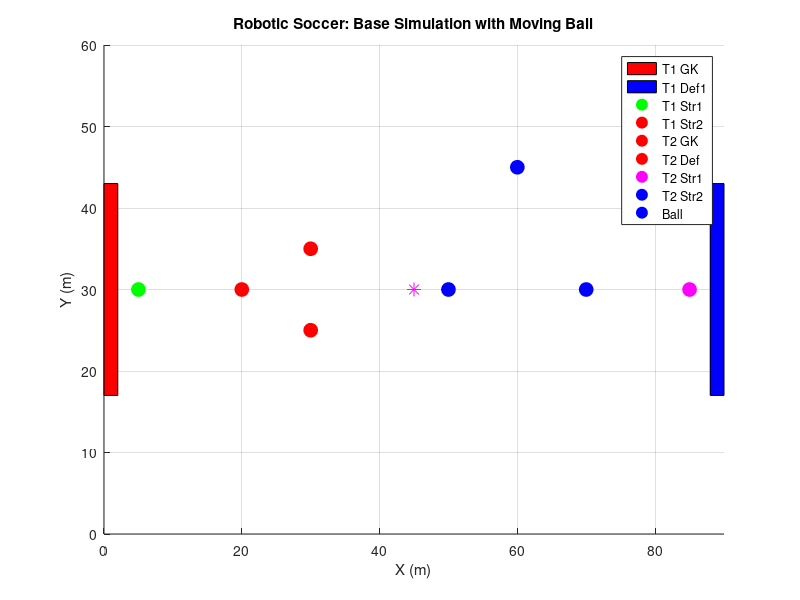

This chart was generated by the following MATLAB code: (Note: this script raises an error after producing the figure.)
% Base 2D Robotic Soccer Simulation with Ball Physics (Ball Starts Moving)
clear; clc; close all;

% Field dimensions (meters*10)
fieldLength = 90;
fieldWidth = 60;
goalWidth = 26;

% Robot properties
robotRadius = 3;
ballRadius = 0.7;
robotSpeed = 2; % decimeter/step

% Ball properties
ballVel = [randn()*2, randn()*2]; % Initial random velocity (small drift)
ballAccel = [0, 0]; % Acceleration
friction = 0.98; % Velocity decay per step
kickSpeed = 2; % Speed when kicked (previous 10)
dribble = 0.5;

%% Initial positions (x, y)
gkPos = [5, fieldWidth/2];
def1Pos = [20, fieldWidth/2];
str1Pos = [30, 25];
str2Pos = [30, 35];

% Team 2
T2_gkPos = [85, fieldWidth/2];
T2_defPos = [70, fieldWidth/2];
T2_str1Pos = [50, 30];
T2_str2Pos = [60, 45];
ballPos = [45, 30];
%%


% Simulation parameters
numSteps = 200;
dt = 0.1;

% Figure setup
figure;
axis([0 fieldLength 0 fieldWidth]);
hold on;
title('Robotic Soccer: Base Simulation with Moving Ball');
xlabel('X (m)'); ylabel('Y (m)');
grid on;

% Draw goals
rectangle('Position', [0, fieldWidth/2 - goalWidth/2, 2, goalWidth], 'FaceColor', 'red');
rectangle('Position', [fieldLength-2, fieldWidth/2 - goalWidth/2, 2, goalWidth], 'FaceColor', 'blue');

% Plot initial positions (robots first, ball last for visibility)
gkPlot = plot(gkPos(1), gkPos(2), 'go', 'MarkerSize', 10, 'MarkerFaceColor', 'green');
def1Plot = plot(def1Pos(1), def1Pos(2), 'ro', 'MarkerSize', 10, 'MarkerFaceColor', 'red');
str1Plot = plot(str1Pos(1), str1Pos(2), 'ro', 'MarkerSize', 10, 'MarkerFaceColor', 'red');
str2Plot = plot(str2Pos(1), str2Pos(2), 'ro', 'MarkerSize', 10, 'MarkerFaceColor', 'red');

T2_gkPlot = plot(T2_gkPos(1), T2_gkPos(2), 'o', 'MarkerSize', 10, 'MarkerEdgeColor', 'magenta', 'MarkerFaceColor', 'magenta');
T2_defPlot = plot(T2_defPos(1), T2_defPos(2), 'o', 'MarkerSize', 10, 'MarkerEdgeColor', 'blue', 'MarkerFaceColor', 'blue');
T2_str1Plot = plot(T2_str1Pos(1), T2_str1Pos(2), 'o', 'MarkerSize', 10, 'MarkerEdgeColor', 'blue', 'MarkerFaceColor', 'blue');
T2_str2Plot = plot(T2_str2Pos(1), T2_str2Pos(2), 'o', 'MarkerSize', 10, 'MarkerEdgeColor', 'blue', 'MarkerFaceColor', 'blue');

ballPlot = plot(ballPos(1), ballPos(2), 'm*', 'MarkerSize', 10, 'MarkerFaceColor', 'm'); % Purple star

% legend for clarity
legend('T1 GK', 'T1 Def1', 'T1 Str1', 'T1 Str2', ...
       'T2 GK', 'T2 Def', 'T2 Str1', 'T2 Str2', 'Ball');

% Simulation loop
for t = 1:numSteps
    % Update ball physics (now with initial movement)
    ballVel = ballVel * friction; % Apply friction
    ballPos = ballPos + ballVel * dt;
    ballPos = max([0,0], min([fieldLength, fieldWidth], ballPos)); % Keep on field
    
    % Debug: Print ball position
    fprintf('Step %d: Ball at (%.2f, %.2f), Vel (%.2f, %.2f)\n', t, ballPos(1), ballPos(2), ballVel(1), ballVel(2));
    
    %% Check for kicks (closest robot within 2m kicks)
    % Create two lists of ALL robot positions
    
    team1_Pos = [gkPos; def1Pos; str1Pos; str2Pos];
    team2_Pos = [T2_gkPos; T2_defPos; T2_str1Pos; T2_str2Pos]; %Team 2 Positions

    T1_dist = vecnorm(team1_Pos - ballPos, 2, 2);
    [minT1_dist, minT1_idx] = min(T1_dist);

    T2_dist = vecnorm(team2_Pos - ballPos, 2, 2);
    [minT2_dist, minT2_idx] = min(T2_dist);

    if minT1_dist < (robotRadius + ballRadius) || minT2_dist < (robotRadius + ballRadius)% Use radii for better collision
        
        % --- Kicking Logic ---
        if minT1_dist < minT2_dist %idx <= 4  % Team 1 (Red) kicked            
            if minT1_idx == 1 % GK: Kick towards center
                target = [fieldLength/2, fieldWidth/2];
            else % Defenders or Strikers: Kick towards opponent's goal
                target = [fieldLength, fieldWidth/2]; % Kick away from own goal
            end
            
        else % Team 2 (Blue) kicked
            if minT2_idx == 1 % T2 GK: Kick towards center
                target = [fieldLength/2, fieldWidth/2];
            else % T2 Defender or Strikers: Kick towards opponent's goal
                target = [0, fieldWidth/2]; % Kick away from own goal
            end
            
        end       
        dir = (target - ballPos) / norm(target - ballPos);
        ballVel = kickSpeed * dir;
    end
    
    %% Team 1 Robot movements (same as before)
    % GK
    gkPos = move_T1_Goalkeeper(ballPos, gkPos, robotSpeed, dt);
    
    % Defender
    def1Pos = move_T1_Defender(ballPos, def1Pos, robotSpeed, dt);
    
    % Strikers
    str1Pos = move_T1_Striker(ballPos, str1Pos, robotSpeed, dt, fieldLength, fieldWidth);
    str2Pos = move_T1_Striker(ballPos, str2Pos, robotSpeed, dt, fieldLength, fieldWidth);
            
    %% Team 2 Robot movements (NEW)
    
    % T2 GK
    T2_gkPos = move_T2_gk(ballPos, T2_gkPos, robotSpeed, dt, fieldLength);

    % T2 Defender
    % This defender will 'sweep', staying between the ball and the goal
    T2_defPos = move_T2_def(ballPos, T2_defPos, robotSpeed, dt, fieldLength);

    % T2 Strikers
    T2_str1Pos = move_T2_str(ballPos, T2_str1Pos, robotSpeed, dt, fieldWidth);
    T2_str2Pos = move_T2_str(ballPos, T2_str2Pos, robotSpeed, dt, fieldWidth);
        
    %% Update plots (ball last, fixed Y-data for str1)
    set(gkPlot, 'XData', gkPos(1), 'YData', gkPos(2));
    set(def1Plot, 'XData', def1Pos(1), 'YData', def1Pos(2));
    set(str1Plot, 'XData', str1Pos(1), 'YData', str1Pos(2));
    set(str2Plot, 'XData', str2Pos(1), 'YData', str2Pos(2));
    
    % new lines
    set(T2_gkPlot, 'XData', T2_gkPos(1), 'YData', T2_gkPos(2));
    set(T2_defPlot, 'XData', T2_defPos(1), 'YData', T2_defPos(2));
    set(T2_str1Plot, 'XData', T2_str1Pos(1), 'YData', T2_str1Pos(2));
    set(T2_str2Plot, 'XData', T2_str2Pos(1), 'YData', T2_str2Pos(2));
    
    set(ballPlot, 'XData', ballPos(1), 'YData', ballPos(2));
    
    pause(0.05);
end

%% Functions
%GK Team 1 AI
function new_gkPos = move_T1_Goalkeeper(ballPos, current_gkPos, robotSpeed, dt)
    distGK = norm(ballPos - current_gkPos);
    if distGK < 10
        dirGK = (ballPos - current_gkPos)/distGK;
        new_gkPos = current_gkPos + robotSpeed * dt * dirGK;
    else
        new_gkPos = current_gkPos; % Start with the old (x,y)
        new_gkPos(1) = max(0, min(10, current_gkPos(1) + randn()*0.5));
    end
end

%Def Team 1 AI
function new_defPos = move_T1_Defender(ballPos, current_defPos, robotSpeed, dt)
    dist = norm(ballPos - current_defPos);
    if dist < 15
        dirDf = (ballPos - current_defPos)/dist;
        new_defPos = current_defPos + robotSpeed * dt * dirDf;
    else
        
        new_defPos = current_defPos + [randn()*0.5, randn()*0.5];
    end
end

%ST Team 1 AI
function new_strPos = move_T1_Striker(ballPos, current_strPos, robotSpeed, dt, fieldLength, fieldWidth)
    dist = norm(ballPos - current_strPos);
    if dist < 20
        dirST = (ballPos - current_strPos)/dist;
        new_strPos = current_strPos + robotSpeed * dt * dirST;
    else
        dirST = ([fieldLength, fieldWidth/2] - current_strPos)/norm([fieldLength, fieldWidth/2] - current_strPos);
        new_strPos = current_strPos + robotSpeed * dt * dirST;
    end
end

%GK Team 2 AI
function new_T2gk = move_T2_gk(ballPos, current_T2gkPos, robotSpeed, dt, fieldLength)
    dist = norm(ballPos - current_T2gkPos);
    if dist < 15
        dir = (ballPos - current_T2gkPos)/dist;
        new_T2gk = current_T2gkPos + robotSpeed * dir * dt;
    else
        new_T2gk = current_T2gkPos;
        new_T2gk(1) = max(fieldLength-10, min(fieldLength, current_T2gkPos(1) + randn()*0.5));
    end
    new_T2gk(1) = max(fieldLength-15, new_T2gk(1));
end

%DEF Team 2 AI
function new_T2def = move_T2_def(ballPos, current_T2defPos, robotSpeed, dt, fieldLength)
    target = [current_T2defPos(1), ballPos(2)]; % robot to follow the ball y coordinate
    dir = (target - current_T2defPos)/norm(target - current_T2defPos + eps);
    new_T2def = current_T2defPos + robotSpeed * dir * dt; % The robot mirrors the balls position
    new_T2def(1) = max(fieldLength/2, min(fieldLength-10, new_T2def(1))); % Robot can't cross halfway line 
end

%ST Team 2 AI
function new_T2st = move_T2_str(ballPos, current_T2strPos, robotSpeed, dt, fieldWidth)
    dist = norm(ballPos - current_T2strPos);
    if dist < 20
        dir = (ballPos - current_T2strPos)/dist;
        new_T2st = current_T2strPos + dir * robotSpeed * dt;
    else
        goaldir = ([20, fieldWidth/2] - current_T2strPos) / norm([20, fieldWidth/2] - current_T2strPos);
        new_T2st = current_T2strPos + robotSpeed * dt * goaldir;
    end
end
